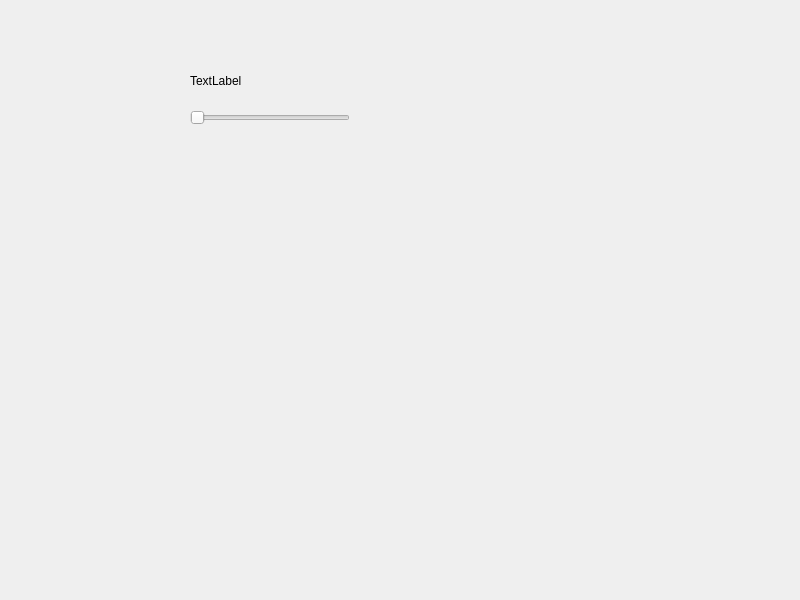
<?xml version="1.0" encoding="UTF-8"?>
<ui version="4.0">
 <class>Widget</class>
 <widget class="QWidget" name="Widget">
  <property name="geometry">
   <rect>
    <x>0</x>
    <y>0</y>
    <width>800</width>
    <height>600</height>
   </rect>
  </property>
  <property name="windowTitle">
   <string>Widget</string>
  </property>
  <widget class="QSlider" name="horizontalSlider">
   <property name="geometry">
    <rect>
     <x>190</x>
     <y>110</y>
     <width>160</width>
     <height>16</height>
    </rect>
   </property>
   <property name="orientation">
    <enum>Qt::Orientation::Horizontal</enum>
   </property>
  </widget>
  <widget class="QLabel" name="label">
   <property name="geometry">
    <rect>
     <x>190</x>
     <y>70</y>
     <width>141</width>
     <height>21</height>
    </rect>
   </property>
   <property name="text">
    <string>TextLabel</string>
   </property>
  </widget>
 </widget>
 <resources/>
 <connections/>
</ui>
